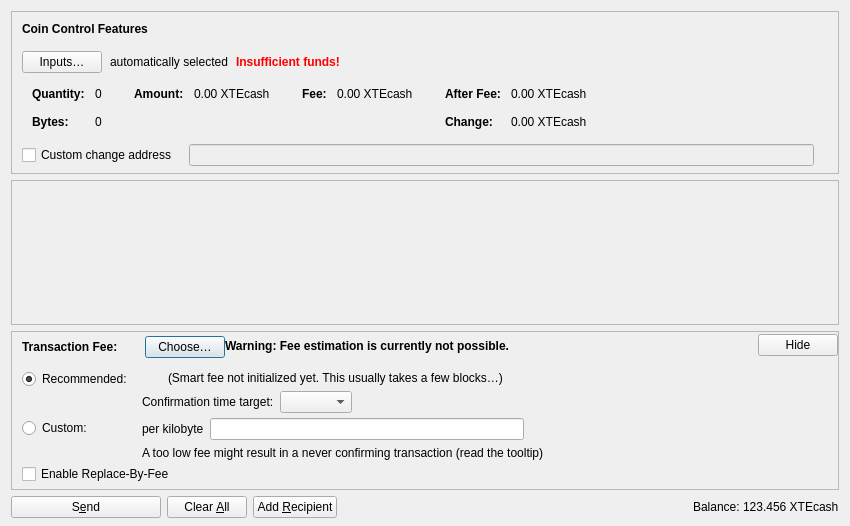
<?xml version="1.0" encoding="UTF-8"?>
<ui version="4.0">
 <class>SendCoinsDialog</class>
 <widget class="QDialog" name="SendCoinsDialog">
  <property name="geometry">
   <rect>
    <x>0</x>
    <y>0</y>
    <width>850</width>
    <height>526</height>
   </rect>
  </property>
  <property name="windowTitle">
   <string>Send Coins</string>
  </property>
  <layout class="QVBoxLayout" name="verticalLayout" stretch="0,1,0,0">
   <property name="bottomMargin">
    <number>8</number>
   </property>
   <item>
    <widget class="QFrame" name="frameCoinControl">
     <property name="sizePolicy">
      <sizepolicy hsizetype="Expanding" vsizetype="Expanding">
       <horstretch>0</horstretch>
       <verstretch>0</verstretch>
      </sizepolicy>
     </property>
     <property name="maximumSize">
      <size>
       <width>16777215</width>
       <height>16777215</height>
      </size>
     </property>
     <property name="frameShape">
      <enum>QFrame::StyledPanel</enum>
     </property>
     <property name="frameShadow">
      <enum>QFrame::Sunken</enum>
     </property>
     <layout class="QVBoxLayout" name="verticalLayoutCoinControl2">
      <property name="spacing">
       <number>0</number>
      </property>
      <property name="leftMargin">
       <number>0</number>
      </property>
      <property name="topMargin">
       <number>0</number>
      </property>
      <property name="rightMargin">
       <number>0</number>
      </property>
      <property name="bottomMargin">
       <number>6</number>
      </property>
      <item>
       <layout class="QVBoxLayout" name="verticalLayoutCoinControl" stretch="0,0,0,0,1">
        <property name="spacing">
         <number>0</number>
        </property>
        <property name="leftMargin">
         <number>10</number>
        </property>
        <property name="topMargin">
         <number>10</number>
        </property>
        <item>
         <layout class="QHBoxLayout" name="horizontalLayoutCoinControl1">
          <property name="bottomMargin">
           <number>15</number>
          </property>
          <item>
           <widget class="QLabel" name="labelCoinControlFeatures">
            <property name="sizePolicy">
             <sizepolicy hsizetype="Preferred" vsizetype="Maximum">
              <horstretch>0</horstretch>
              <verstretch>0</verstretch>
             </sizepolicy>
            </property>
            <property name="font">
             <font>
              <weight>75</weight>
              <bold>true</bold>
             </font>
            </property>
            <property name="styleSheet">
             <string notr="true">font-weight:bold;</string>
            </property>
            <property name="text">
             <string>Coin Control Features</string>
            </property>
           </widget>
          </item>
         </layout>
        </item>
        <item>
         <layout class="QHBoxLayout" name="horizontalLayoutCoinControl2" stretch="0,0,0,0">
          <property name="spacing">
           <number>8</number>
          </property>
          <property name="bottomMargin">
           <number>10</number>
          </property>
          <item>
           <widget class="QPushButton" name="pushButtonCoinControl">
            <property name="styleSheet">
             <string notr="true"/>
            </property>
            <property name="text">
             <string>Inputs…</string>
            </property>
            <property name="autoDefault">
             <bool>false</bool>
            </property>
           </widget>
          </item>
          <item>
           <widget class="QLabel" name="labelCoinControlAutomaticallySelected">
            <property name="text">
             <string>automatically selected</string>
            </property>
            <property name="margin">
             <number>5</number>
            </property>
           </widget>
          </item>
          <item>
           <widget class="QLabel" name="labelCoinControlInsuffFunds">
            <property name="font">
             <font>
              <weight>75</weight>
              <bold>true</bold>
             </font>
            </property>
            <property name="styleSheet">
             <string notr="true">color:red;font-weight:bold;</string>
            </property>
            <property name="text">
             <string>Insufficient funds!</string>
            </property>
            <property name="margin">
             <number>5</number>
            </property>
           </widget>
          </item>
          <item>
           <spacer name="horizontalSpacerCoinControl">
            <property name="orientation">
             <enum>Qt::Horizontal</enum>
            </property>
            <property name="sizeHint" stdset="0">
             <size>
              <width>40</width>
              <height>1</height>
             </size>
            </property>
           </spacer>
          </item>
         </layout>
        </item>
        <item>
         <widget class="QWidget" name="widgetCoinControl" native="true">
          <property name="sizePolicy">
           <sizepolicy hsizetype="Preferred" vsizetype="Preferred">
            <horstretch>0</horstretch>
            <verstretch>0</verstretch>
           </sizepolicy>
          </property>
          <property name="minimumSize">
           <size>
            <width>0</width>
            <height>0</height>
           </size>
          </property>
          <property name="styleSheet">
           <string notr="true"/>
          </property>
          <layout class="QHBoxLayout" name="horizontalLayoutCoinControl5">
           <property name="leftMargin">
            <number>0</number>
           </property>
           <property name="topMargin">
            <number>0</number>
           </property>
           <property name="rightMargin">
            <number>0</number>
           </property>
           <property name="bottomMargin">
            <number>0</number>
           </property>
           <item>
            <layout class="QHBoxLayout" name="horizontalLayoutCoinControl3" stretch="0,0,0,1">
             <property name="spacing">
              <number>20</number>
             </property>
             <property name="topMargin">
              <number>0</number>
             </property>
             <property name="bottomMargin">
              <number>10</number>
             </property>
             <item>
              <layout class="QFormLayout" name="formLayoutCoinControl1">
               <property name="labelAlignment">
                <set>Qt::AlignLeft|Qt::AlignVCenter</set>
               </property>
               <property name="horizontalSpacing">
                <number>10</number>
               </property>
               <property name="verticalSpacing">
                <number>14</number>
               </property>
               <property name="leftMargin">
                <number>10</number>
               </property>
               <property name="topMargin">
                <number>4</number>
               </property>
               <property name="rightMargin">
                <number>6</number>
               </property>
               <item row="0" column="0">
                <widget class="QLabel" name="labelCoinControlQuantityText">
                 <property name="font">
                  <font>
                   <weight>75</weight>
                   <bold>true</bold>
                  </font>
                 </property>
                 <property name="text">
                  <string>Quantity:</string>
                 </property>
                 <property name="margin">
                  <number>0</number>
                 </property>
                </widget>
               </item>
               <item row="0" column="1">
                <widget class="QLabel" name="labelCoinControlQuantity">
                 <property name="cursor">
                  <cursorShape>IBeamCursor</cursorShape>
                 </property>
                 <property name="contextMenuPolicy">
                  <enum>Qt::ActionsContextMenu</enum>
                 </property>
                 <property name="text">
                  <string notr="true">0</string>
                 </property>
                 <property name="margin">
                  <number>0</number>
                 </property>
                 <property name="textInteractionFlags">
                  <set>Qt::LinksAccessibleByMouse|Qt::TextSelectableByKeyboard|Qt::TextSelectableByMouse</set>
                 </property>
                </widget>
               </item>
               <item row="1" column="0">
                <widget class="QLabel" name="labelCoinControlBytesText">
                 <property name="font">
                  <font>
                   <weight>75</weight>
                   <bold>true</bold>
                  </font>
                 </property>
                 <property name="text">
                  <string>Bytes:</string>
                 </property>
                </widget>
               </item>
               <item row="1" column="1">
                <widget class="QLabel" name="labelCoinControlBytes">
                 <property name="cursor">
                  <cursorShape>IBeamCursor</cursorShape>
                 </property>
                 <property name="contextMenuPolicy">
                  <enum>Qt::ActionsContextMenu</enum>
                 </property>
                 <property name="text">
                  <string notr="true">0</string>
                 </property>
                 <property name="textInteractionFlags">
                  <set>Qt::LinksAccessibleByMouse|Qt::TextSelectableByKeyboard|Qt::TextSelectableByMouse</set>
                 </property>
                </widget>
               </item>
              </layout>
             </item>
             <item>
              <layout class="QFormLayout" name="formLayoutCoinControl2">
               <property name="horizontalSpacing">
                <number>10</number>
               </property>
               <property name="verticalSpacing">
                <number>14</number>
               </property>
               <property name="leftMargin">
                <number>6</number>
               </property>
               <property name="topMargin">
                <number>4</number>
               </property>
               <property name="rightMargin">
                <number>6</number>
               </property>
               <item row="0" column="0">
                <widget class="QLabel" name="labelCoinControlAmountText">
                 <property name="font">
                  <font>
                   <weight>75</weight>
                   <bold>true</bold>
                  </font>
                 </property>
                 <property name="text">
                  <string>Amount:</string>
                 </property>
                 <property name="margin">
                  <number>0</number>
                 </property>
                </widget>
               </item>
               <item row="0" column="1">
                <widget class="QLabel" name="labelCoinControlAmount">
                 <property name="cursor">
                  <cursorShape>IBeamCursor</cursorShape>
                 </property>
                 <property name="contextMenuPolicy">
                  <enum>Qt::ActionsContextMenu</enum>
                 </property>
                 <property name="text">
                  <string notr="true">0.00 XTEcash</string>
                 </property>
                 <property name="textInteractionFlags">
                  <set>Qt::LinksAccessibleByMouse|Qt::TextSelectableByKeyboard|Qt::TextSelectableByMouse</set>
                 </property>
                </widget>
               </item>
              </layout>
             </item>
             <item>
              <layout class="QFormLayout" name="formLayoutCoinControl3">
               <property name="horizontalSpacing">
                <number>10</number>
               </property>
               <property name="verticalSpacing">
                <number>14</number>
               </property>
               <property name="leftMargin">
                <number>6</number>
               </property>
               <property name="topMargin">
                <number>4</number>
               </property>
               <property name="rightMargin">
                <number>6</number>
               </property>
               <item row="0" column="0">
                <widget class="QLabel" name="labelCoinControlFeeText">
                 <property name="font">
                  <font>
                   <weight>75</weight>
                   <bold>true</bold>
                  </font>
                 </property>
                 <property name="text">
                  <string>Fee:</string>
                 </property>
                 <property name="margin">
                  <number>0</number>
                 </property>
                </widget>
               </item>
               <item row="0" column="1">
                <widget class="QLabel" name="labelCoinControlFee">
                 <property name="cursor">
                  <cursorShape>IBeamCursor</cursorShape>
                 </property>
                 <property name="contextMenuPolicy">
                  <enum>Qt::ActionsContextMenu</enum>
                 </property>
                 <property name="text">
                  <string notr="true">0.00 XTEcash</string>
                 </property>
                 <property name="textInteractionFlags">
                  <set>Qt::LinksAccessibleByMouse|Qt::TextSelectableByKeyboard|Qt::TextSelectableByMouse</set>
                 </property>
                </widget>
               </item>
              </layout>
             </item>
             <item>
              <layout class="QFormLayout" name="formLayoutCoinControl4">
               <property name="labelAlignment">
                <set>Qt::AlignLeft|Qt::AlignVCenter</set>
               </property>
               <property name="horizontalSpacing">
                <number>10</number>
               </property>
               <property name="verticalSpacing">
                <number>14</number>
               </property>
               <property name="leftMargin">
                <number>6</number>
               </property>
               <property name="topMargin">
                <number>4</number>
               </property>
               <property name="rightMargin">
                <number>6</number>
               </property>
               <item row="0" column="0">
                <widget class="QLabel" name="labelCoinControlAfterFeeText">
                 <property name="font">
                  <font>
                   <weight>75</weight>
                   <bold>true</bold>
                  </font>
                 </property>
                 <property name="text">
                  <string>After Fee:</string>
                 </property>
                 <property name="margin">
                  <number>0</number>
                 </property>
                </widget>
               </item>
               <item row="0" column="1">
                <widget class="QLabel" name="labelCoinControlAfterFee">
                 <property name="cursor">
                  <cursorShape>IBeamCursor</cursorShape>
                 </property>
                 <property name="contextMenuPolicy">
                  <enum>Qt::ActionsContextMenu</enum>
                 </property>
                 <property name="text">
                  <string notr="true">0.00 XTEcash</string>
                 </property>
                 <property name="textInteractionFlags">
                  <set>Qt::LinksAccessibleByMouse|Qt::TextSelectableByKeyboard|Qt::TextSelectableByMouse</set>
                 </property>
                </widget>
               </item>
               <item row="1" column="0">
                <widget class="QLabel" name="labelCoinControlChangeText">
                 <property name="font">
                  <font>
                   <weight>75</weight>
                   <bold>true</bold>
                  </font>
                 </property>
                 <property name="text">
                  <string>Change:</string>
                 </property>
                </widget>
               </item>
               <item row="1" column="1">
                <widget class="QLabel" name="labelCoinControlChange">
                 <property name="cursor">
                  <cursorShape>IBeamCursor</cursorShape>
                 </property>
                 <property name="contextMenuPolicy">
                  <enum>Qt::ActionsContextMenu</enum>
                 </property>
                 <property name="text">
                  <string notr="true">0.00 XTEcash</string>
                 </property>
                 <property name="textInteractionFlags">
                  <set>Qt::LinksAccessibleByMouse|Qt::TextSelectableByKeyboard|Qt::TextSelectableByMouse</set>
                 </property>
                </widget>
               </item>
              </layout>
             </item>
            </layout>
           </item>
          </layout>
         </widget>
        </item>
        <item>
         <layout class="QHBoxLayout" name="horizontalLayoutCoinControl4" stretch="0,0,0">
          <property name="spacing">
           <number>12</number>
          </property>
          <property name="sizeConstraint">
           <enum>QLayout::SetDefaultConstraint</enum>
          </property>
          <property name="topMargin">
           <number>5</number>
          </property>
          <property name="rightMargin">
           <number>5</number>
          </property>
          <item>
           <widget class="QCheckBox" name="checkBoxCoinControlChange">
            <property name="toolTip">
             <string>If this is activated, but the change address is empty or invalid, change will be sent to a newly generated address.</string>
            </property>
            <property name="text">
             <string>Custom change address</string>
            </property>
           </widget>
          </item>
          <item>
           <widget class="QValidatedLineEdit" name="lineEditCoinControlChange">
            <property name="enabled">
             <bool>false</bool>
            </property>
            <property name="sizePolicy">
             <sizepolicy hsizetype="Expanding" vsizetype="Fixed">
              <horstretch>0</horstretch>
              <verstretch>0</verstretch>
             </sizepolicy>
            </property>
           </widget>
          </item>
          <item>
           <widget class="QLabel" name="labelCoinControlChangeLabel">
            <property name="sizePolicy">
             <sizepolicy hsizetype="Preferred" vsizetype="Expanding">
              <horstretch>0</horstretch>
              <verstretch>0</verstretch>
             </sizepolicy>
            </property>
            <property name="minimumSize">
             <size>
              <width>0</width>
              <height>0</height>
             </size>
            </property>
            <property name="text">
             <string/>
            </property>
            <property name="margin">
             <number>3</number>
            </property>
           </widget>
          </item>
         </layout>
        </item>
        <item>
         <spacer name="verticalSpacerCoinControl">
          <property name="orientation">
           <enum>Qt::Vertical</enum>
          </property>
          <property name="sizeHint" stdset="0">
           <size>
            <width>800</width>
            <height>1</height>
           </size>
          </property>
         </spacer>
        </item>
       </layout>
      </item>
     </layout>
    </widget>
   </item>
   <item>
    <widget class="QScrollArea" name="scrollArea">
     <property name="widgetResizable">
      <bool>true</bool>
     </property>
     <widget class="QWidget" name="scrollAreaWidgetContents">
      <property name="geometry">
       <rect>
        <x>0</x>
        <y>0</y>
        <width>830</width>
        <height>104</height>
       </rect>
      </property>
      <layout class="QVBoxLayout" name="verticalLayout_2" stretch="0,1">
       <property name="leftMargin">
        <number>0</number>
       </property>
       <property name="topMargin">
        <number>0</number>
       </property>
       <property name="rightMargin">
        <number>0</number>
       </property>
       <property name="bottomMargin">
        <number>0</number>
       </property>
       <item>
        <layout class="QVBoxLayout" name="entries">
         <property name="spacing">
          <number>6</number>
         </property>
        </layout>
       </item>
       <item>
        <spacer name="verticalSpacer">
         <property name="orientation">
          <enum>Qt::Vertical</enum>
         </property>
         <property name="sizeHint" stdset="0">
          <size>
           <width>20</width>
           <height>40</height>
          </size>
         </property>
        </spacer>
       </item>
      </layout>
     </widget>
    </widget>
   </item>
   <item>
    <widget class="QFrame" name="frameFee">
     <property name="sizePolicy">
      <sizepolicy hsizetype="Expanding" vsizetype="Expanding">
       <horstretch>0</horstretch>
       <verstretch>0</verstretch>
      </sizepolicy>
     </property>
     <property name="maximumSize">
      <size>
       <width>16777215</width>
       <height>16777215</height>
      </size>
     </property>
     <property name="frameShape">
      <enum>QFrame::StyledPanel</enum>
     </property>
     <property name="frameShadow">
      <enum>QFrame::Sunken</enum>
     </property>
     <layout class="QVBoxLayout" name="verticalLayoutFee1">
      <property name="spacing">
       <number>0</number>
      </property>
      <property name="leftMargin">
       <number>0</number>
      </property>
      <property name="topMargin">
       <number>0</number>
      </property>
      <property name="rightMargin">
       <number>0</number>
      </property>
      <property name="bottomMargin">
       <number>0</number>
      </property>
      <item>
       <layout class="QVBoxLayout" name="verticalLayoutFee2" stretch="0,0,0">
        <property name="spacing">
         <number>0</number>
        </property>
        <property name="leftMargin">
         <number>10</number>
        </property>
        <property name="topMargin">
         <number>0</number>
        </property>
        <item>
         <layout class="QHBoxLayout" name="horizontalLayoutFee1">
          <property name="bottomMargin">
           <number>0</number>
          </property>
          <item>
           <layout class="QVBoxLayout" name="verticalLayoutFee7">
            <property name="spacing">
             <number>0</number>
            </property>
            <item>
             <spacer name="verticalSpacerSmartFee">
              <property name="orientation">
               <enum>Qt::Vertical</enum>
              </property>
              <property name="sizeType">
               <enum>QSizePolicy::Fixed</enum>
              </property>
              <property name="sizeHint" stdset="0">
               <size>
                <width>1</width>
                <height>4</height>
               </size>
              </property>
             </spacer>
            </item>
            <item>
             <layout class="QHBoxLayout" name="horizontalLayoutSmartFee">
              <property name="spacing">
               <number>10</number>
              </property>
              <item>
               <widget class="QLabel" name="labelFeeHeadline">
                <property name="sizePolicy">
                 <sizepolicy hsizetype="Preferred" vsizetype="Maximum">
                  <horstretch>0</horstretch>
                  <verstretch>0</verstretch>
                 </sizepolicy>
                </property>
                <property name="font">
                 <font>
                  <weight>75</weight>
                  <bold>true</bold>
                 </font>
                </property>
                <property name="styleSheet">
                 <string notr="true">font-weight:bold;</string>
                </property>
                <property name="text">
                 <string>Transaction Fee:</string>
                </property>
               </widget>
              </item>
              <item>
               <widget class="QLabel" name="labelFeeMinimized">
                <property name="text">
                 <string/>
                </property>
               </widget>
              </item>
              <item>
               <widget class="QPushButton" name="buttonChooseFee">
                <property name="text">
                 <string>Choose…</string>
                </property>
               </widget>
              </item>
             </layout>
            </item>
            <item>
             <spacer name="verticalSpacer_5">
              <property name="orientation">
               <enum>Qt::Vertical</enum>
              </property>
              <property name="sizeHint" stdset="0">
               <size>
                <width>1</width>
                <height>1</height>
               </size>
              </property>
             </spacer>
            </item>
           </layout>
          </item>
          <item>
           <widget class="QLabel" name="fallbackFeeWarningLabel">
            <property name="toolTip">
             <string>Using the fallbackfee can result in sending a transaction that will take several hours or days (or never) to confirm. Consider choosing your fee manually or wait until you have validated the complete chain.</string>
            </property>
            <property name="font">
            <font>
                <weight>75</weight>
                <bold>true</bold>
            </font>
            </property>
            <property name="text">
             <string>Warning: Fee estimation is currently not possible.</string>
            </property>
            <property name="wordWrap">
             <bool>false</bool>
            </property>
           </widget>
          </item>
          <item>
           <spacer name="horizontalSpacer_4">
            <property name="orientation">
             <enum>Qt::Horizontal</enum>
            </property>
            <property name="sizeType">
             <enum>QSizePolicy::MinimumExpanding</enum>
            </property>
            <property name="sizeHint" stdset="0">
             <size>
              <width>40</width>
              <height>20</height>
             </size>
            </property>
           </spacer>
          </item>
          <item>
           <widget class="QPushButton" name="buttonMinimizeFee">
            <property name="toolTip">
             <string>Hide transaction fee settings</string>
            </property>
            <property name="text">
             <string>Hide</string>
            </property>
           </widget>
          </item>
         </layout>
        </item>
        <item>
         <widget class="QFrame" name="frameFeeSelection">
          <layout class="QVBoxLayout" name="verticalLayoutFee12">
           <property name="spacing">
            <number>0</number>
           </property>
           <property name="leftMargin">
            <number>0</number>
           </property>
           <property name="topMargin">
            <number>0</number>
           </property>
           <property name="rightMargin">
            <number>0</number>
           </property>
           <property name="bottomMargin">
            <number>0</number>
           </property>
           <item>
            <layout class="QGridLayout" name="gridLayoutFee">
             <property name="topMargin">
              <number>10</number>
             </property>
             <property name="bottomMargin">
              <number>4</number>
             </property>
             <property name="horizontalSpacing">
              <number>10</number>
             </property>
             <property name="verticalSpacing">
              <number>4</number>
             </property>
             <item row="1" column="1">
              <layout class="QVBoxLayout" name="verticalLayoutFee8">
               <property name="spacing">
                <number>6</number>
               </property>
               <item>
                <layout class="QHBoxLayout" name="horizontalLayoutFee13">
                 <item>
                  <widget class="QLabel" name="labelCustomPerKilobyte">
                   <property name="toolTip">
                    <string>Specify a custom fee per kB (1,000 bytes) of the transaction's virtual size.

Note:  Since the fee is calculated on a per-byte basis, a fee rate of "100 satoshis per kvB" for a transaction size of 500 virtual bytes (half of 1 kvB) would ultimately yield a fee of only 50 satoshis.</string>
                   </property>
                   <property name="text">
                    <string>per kilobyte</string>
                   </property>
                  </widget>
                 </item>
                 <item>
                  <widget class="BitcoinAmountField" name="customFee"/>
                 </item>
                 <item>
                  <spacer name="horizontalSpacer_6">
                   <property name="orientation">
                    <enum>Qt::Horizontal</enum>
                   </property>
                   <property name="sizeHint" stdset="0">
                    <size>
                     <width>1</width>
                     <height>1</height>
                    </size>
                   </property>
                  </spacer>
                 </item>
                </layout>
               </item>
               <item>
                <layout class="QHBoxLayout" name="horizontalLayoutFee8">
                 <item>
                  <widget class="QLabel" name="labelCustomFeeWarning">
                   <property name="enabled">
                    <bool>true</bool>
                   </property>
                   <property name="toolTip">
                    <string>When there is less transaction volume than space in the blocks, miners as well as relaying nodes may enforce a minimum fee. Paying only this minimum fee is just fine, but be aware that this can result in a never confirming transaction once there is more demand for bitcoin transactions than the network can process.</string>
                   </property>
                   <property name="text">
                    <string>A too low fee might result in a never confirming transaction (read the tooltip)</string>
                   </property>
                  </widget>
                 </item>
                 <item>
                  <spacer name="horizontalSpacer_2">
                   <property name="orientation">
                    <enum>Qt::Horizontal</enum>
                   </property>
                   <property name="sizeHint" stdset="0">
                    <size>
                     <width>1</width>
                     <height>1</height>
                    </size>
                   </property>
                  </spacer>
                 </item>
                </layout>
               </item>
              </layout>
             </item>
             <item row="0" column="0">
              <layout class="QVBoxLayout" name="verticalLayoutFee4" stretch="0,1">
               <item>
                <widget class="QRadioButton" name="radioSmartFee">
                 <property name="text">
                  <string>Recommended:</string>
                 </property>
                 <property name="checked">
                  <bool>true</bool>
                 </property>
                 <attribute name="buttonGroup">
                  <string notr="true">groupFee</string>
                 </attribute>
                </widget>
               </item>
               <item>
                <spacer name="verticalSpacer_2">
                 <property name="orientation">
                  <enum>Qt::Vertical</enum>
                 </property>
                 <property name="sizeHint" stdset="0">
                  <size>
                   <width>1</width>
                   <height>1</height>
                  </size>
                 </property>
                </spacer>
               </item>
              </layout>
             </item>
             <item row="1" column="0">
              <layout class="QVBoxLayout" name="verticalLayoutFee9" stretch="0,1">
               <item>
                <widget class="QRadioButton" name="radioCustomFee">
                 <property name="text">
                  <string>Custom:</string>
                 </property>
                 <attribute name="buttonGroup">
                  <string notr="true">groupFee</string>
                 </attribute>
                </widget>
               </item>
               <item>
                <spacer name="verticalSpacer_6">
                 <property name="orientation">
                  <enum>Qt::Vertical</enum>
                 </property>
                 <property name="sizeHint" stdset="0">
                  <size>
                   <width>1</width>
                   <height>1</height>
                  </size>
                 </property>
                </spacer>
               </item>
              </layout>
             </item>
             <item row="0" column="1">
              <layout class="QVBoxLayout" name="verticalLayoutFee3" stretch="0,0,1">
               <property name="spacing">
                <number>6</number>
               </property>
               <property name="topMargin">
                <number>2</number>
               </property>
               <item>
                <layout class="QHBoxLayout" name="horizontalLayoutFee12">
                 <item>
                  <widget class="QLabel" name="labelSmartFee">
                   <property name="text">
                    <string/>
                   </property>
                  </widget>
                 </item>
                 <item>
                  <widget class="QLabel" name="labelFeeEstimation">
                   <property name="text">
                    <string/>
                   </property>
                  </widget>
                 </item>
                 <item>
                  <widget class="QLabel" name="labelSmartFee2">
                   <property name="text">
                    <string>(Smart fee not initialized yet. This usually takes a few blocks…)</string>
                   </property>
                  </widget>
                 </item>
                 <item>
                  <spacer name="horizontalSpacer_5">
                   <property name="orientation">
                    <enum>Qt::Horizontal</enum>
                   </property>
                   <property name="sizeHint" stdset="0">
                    <size>
                     <width>1</width>
                     <height>1</height>
                    </size>
                   </property>
                  </spacer>
                 </item>
                </layout>
               </item>
               <item>
                <layout class="QHBoxLayout" name="horizontalLayoutFee9">
                 <item>
                  <layout class="QVBoxLayout" name="verticalLayoutFee6">
                   <item>
                    <widget class="QLabel" name="labelSmartFee3">
                     <property name="text">
                      <string>Confirmation time target:</string>
                     </property>
                    </widget>
                   </item>
                  </layout>
                 </item>
                 <item>
                  <layout class="QVBoxLayout" name="verticalLayoutFee5">
                   <property name="rightMargin">
                    <number>30</number>
                   </property>
                   <item>
                    <layout class="QHBoxLayout" name="horizontalLayoutConfTarget">
                     <property name="bottomMargin">
                      <number>0</number>
                     </property>
                     <item>
                      <widget class="QComboBox" name="confTargetSelector"/>
                     </item>
                     <item>
                      <spacer name="horizontalSpacerConfTarget">
                       <property name="orientation">
                        <enum>Qt::Horizontal</enum>
                       </property>
                       <property name="sizeHint" stdset="0">
                        <size>
                         <width>40</width>
                         <height>20</height>
                        </size>
                       </property>
                      </spacer>
                     </item>
                    </layout>
                   </item>
                  </layout>
                 </item>
                </layout>
               </item>
               <item>
                <spacer name="verticalSpacer_4">
                 <property name="orientation">
                  <enum>Qt::Vertical</enum>
                 </property>
                 <property name="sizeHint" stdset="0">
                  <size>
                   <width>1</width>
                   <height>1</height>
                  </size>
                 </property>
                </spacer>
               </item>
              </layout>
             </item>
            </layout>
           </item>
           <item>
            <widget class="QCheckBox" name="optInRBF">
             <property name="text">
              <string>Enable Replace-By-Fee</string>
             </property>
             <property name="toolTip">
              <string>With Replace-By-Fee (BIP-125) you can increase a transaction's fee after it is sent. Without this, a higher fee may be recommended to compensate for increased transaction delay risk.</string>
             </property>
            </widget>
           </item>
          </layout>
         </widget>
        </item>
        <item>
         <spacer name="verticalSpacerFee">
          <property name="orientation">
           <enum>Qt::Vertical</enum>
          </property>
          <property name="sizeHint" stdset="0">
           <size>
            <width>40</width>
            <height>5</height>
           </size>
          </property>
         </spacer>
        </item>
       </layout>
      </item>
     </layout>
    </widget>
   </item>
   <item>
    <layout class="QHBoxLayout" name="horizontalLayout">
     <item>
      <widget class="QPushButton" name="sendButton">
       <property name="minimumSize">
        <size>
         <width>150</width>
         <height>0</height>
        </size>
       </property>
       <property name="toolTip">
        <string>Confirm the send action</string>
       </property>
       <property name="text">
        <string>S&amp;end</string>
       </property>
       <property name="icon">
        <iconset resource="../bitcoin.qrc">
         <normaloff>:/icons/send</normaloff>:/icons/send</iconset>
       </property>
       <property name="autoDefault">
        <bool>false</bool>
       </property>
       <property name="default">
        <bool>false</bool>
       </property>
      </widget>
     </item>
     <item>
      <widget class="QPushButton" name="clearButton">
       <property name="sizePolicy">
        <sizepolicy hsizetype="Minimum" vsizetype="Fixed">
         <horstretch>0</horstretch>
         <verstretch>0</verstretch>
        </sizepolicy>
       </property>
       <property name="toolTip">
        <string>Clear all fields of the form.</string>
       </property>
       <property name="text">
        <string>Clear &amp;All</string>
       </property>
       <property name="icon">
        <iconset resource="../bitcoin.qrc">
         <normaloff>:/icons/remove</normaloff>:/icons/remove</iconset>
       </property>
       <property name="autoDefault">
        <bool>false</bool>
       </property>
      </widget>
     </item>
     <item>
      <widget class="QPushButton" name="addButton">
       <property name="toolTip">
        <string>Send to multiple recipients at once</string>
       </property>
       <property name="text">
        <string>Add &amp;Recipient</string>
       </property>
       <property name="icon">
        <iconset resource="../bitcoin.qrc">
         <normaloff>:/icons/add</normaloff>:/icons/add</iconset>
       </property>
       <property name="autoDefault">
        <bool>false</bool>
       </property>
      </widget>
     </item>
     <item>
      <spacer name="horizontalSpacer">
       <property name="orientation">
        <enum>Qt::Horizontal</enum>
       </property>
       <property name="sizeHint" stdset="0">
        <size>
         <width>40</width>
         <height>20</height>
        </size>
       </property>
      </spacer>
     </item>
     <item>
      <layout class="QHBoxLayout" name="horizontalLayout_2">
       <property name="spacing">
        <number>3</number>
       </property>
       <item>
        <widget class="QLabel" name="labelBalanceName">
         <property name="sizePolicy">
          <sizepolicy hsizetype="Preferred" vsizetype="Fixed">
           <horstretch>0</horstretch>
           <verstretch>0</verstretch>
          </sizepolicy>
         </property>
         <property name="text">
          <string>Balance:</string>
         </property>
        </widget>
       </item>
       <item>
        <widget class="QLabel" name="labelBalance">
         <property name="sizePolicy">
          <sizepolicy hsizetype="Preferred" vsizetype="Fixed">
           <horstretch>0</horstretch>
           <verstretch>0</verstretch>
          </sizepolicy>
         </property>
         <property name="cursor">
          <cursorShape>IBeamCursor</cursorShape>
         </property>
         <property name="text">
          <string notr="true">123.456 XTEcash</string>
         </property>
         <property name="textInteractionFlags">
          <set>Qt::LinksAccessibleByMouse|Qt::TextSelectableByKeyboard|Qt::TextSelectableByMouse</set>
         </property>
        </widget>
       </item>
      </layout>
     </item>
    </layout>
   </item>
  </layout>
 </widget>
 <customwidgets>
  <customwidget>
   <class>QValidatedLineEdit</class>
   <extends>QLineEdit</extends>
   <header>qt/qvalidatedlineedit.h</header>
  </customwidget>
  <customwidget>
   <class>BitcoinAmountField</class>
   <extends>QLineEdit</extends>
   <header>qt/bitcoinamountfield.h</header>
   <container>1</container>
  </customwidget>
 </customwidgets>
 <resources>
  <include location="../bitcoin.qrc"/>
 </resources>
 <connections/>
 <buttongroups>
  <buttongroup name="groupFee"/>
 </buttongroups>
</ui>
